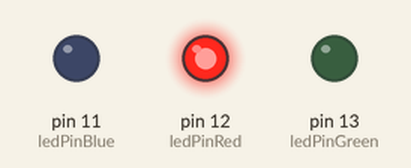
Bench run of a sketch on a simulated Arduino Uno, built with avr-gcc and run on an emulated ATmega328P. Shown: output pins drawn as LEDs (lit = HIGH).

Above: at 0.3 s.
At 1.0 s:
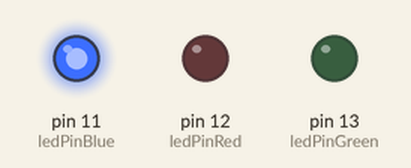
At 3.6 s:
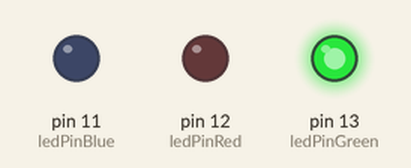
Timing chart, 0 to 4.6 s (numbered marks = the images above):
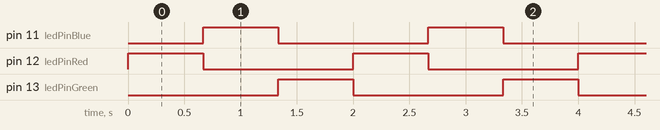

The sketch:

code.ino
```cpp
// Pins
int ledPinRed = 12;
int ledPinGreen = 13;
int ledPinBlue = 11;

// leds states initiallization
int ledStateRed = LOW;
int ledStateGreen =HIGH;
int ledStateBlue = LOW;


//store time variables
unsigned long previousMilSec = 0;
const long blingInterval = 2000; //milliseconds

// the setup function runs once when you press reset or power the board
void setup() {
  // initialize digital pin LED_BUILTIN as an output.
  pinMode(ledPinGreen, OUTPUT);
  pinMode(ledPinBlue, OUTPUT);
  pinMode(ledPinRed, OUTPUT);
}

// the loop function runs over and over again forever
void loop() {

  unsigned long currentMilSec = millis();
  if(currentMilSec - previousMilSec >= blingInterval){
    previousMilSec = currentMilSec;
  }
  if(currentMilSec - previousMilSec < blingInterval/3){
      if(ledStateRed == LOW){
          ledStateRed = HIGH;
          ledStateGreen = LOW;
          ledStateBlue = LOW;
        }
      digitalWrite(ledPinRed, ledStateRed);
      digitalWrite(ledPinGreen, ledStateGreen);
      digitalWrite(ledPinBlue, ledStateBlue);
   }
   if(currentMilSec - previousMilSec>= blingInterval/3 && currentMilSec - previousMilSec < blingInterval*2/3){
      if(ledStateBlue == LOW){
          ledStateRed = LOW;
          ledStateGreen = LOW;
          ledStateBlue = HIGH;
        }
      digitalWrite(ledPinRed, ledStateRed);
      digitalWrite(ledPinGreen, ledStateGreen);
      digitalWrite(ledPinBlue, ledStateBlue);
   }
  if(currentMilSec - previousMilSec >= blingInterval*2/3){

      if(ledStateGreen == LOW){
          ledStateRed = LOW;
          ledStateGreen = HIGH;
          ledStateBlue = LOW;
        }
      digitalWrite(ledPinRed, ledStateRed);
      digitalWrite(ledPinGreen, ledStateGreen);
      digitalWrite(ledPinBlue, ledStateBlue);
   }


}
```

Measured:
- by itself, pin 11 (ledPinBlue), pin 12 (ledPinRed), pin 13 (ledPinGreen): alternates HIGH for 0.67 s and LOW for 1.3 s
- by itself, everything shown: repeats every 2.0 s, in 3 steps
